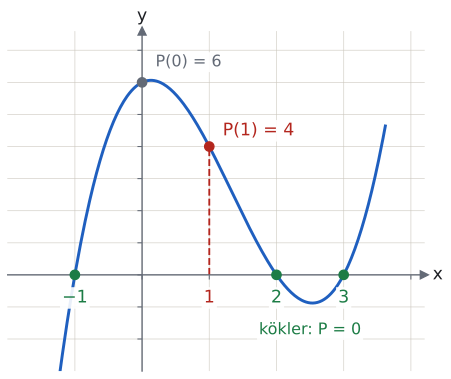

Recreate this plot in Python.
import sys; sys.path.insert(0, "tools")
from cizim import *

# P(x) = x³ − 4x² + x + 6 = (x + 1)(x − 2)(x − 3). Kökler −1, 2, 3 (grafik x eksenini keser).
# P(1) = 4: (x − 1) ile bölümünden kalan, grafiğin x = 1'deki yüksekliği. P(0) = 6 sabit terim.
fig, ax = sekil(5.6, 4.6)
eksenler(ax, x=(-2, 4.2), y=(-3, 7.6))
ax.set_xticks(range(-1, 5)); ax.set_xticklabels(["", "", "", "", "", ""])
ax.set_yticks(range(-2, 8)); ax.set_yticklabels([""] * 10)
xs = np.linspace(-1.42, 3.62, 300); ax.plot(xs, xs**3 - 4 * xs**2 + xs + 6, color=MAVI)
kutu = dict(facecolor="white", edgecolor="none", pad=1.5, alpha=0.9)
for r, t in ((-1, "−1"), (2, "2"), (3, "3")):
    nokta(ax, r, 0, renk=YESIL)
    ax.text(r, -0.45, t, color=YESIL, fontsize=13, ha="center", va="top", bbox=kutu)
ax.text(2.5, -1.85, "kökler: P = 0", color=YESIL, fontsize=12, ha="center", bbox=kutu)
nokta(ax, 1, 4, renk=KIRMIZI)
ax.plot([1, 1], [0, 4], color=KIRMIZI, lw=1.4, ls="--")
ax.text(1, -0.45, "1", color=KIRMIZI, fontsize=13, ha="center", va="top", bbox=kutu)
ax.text(1.2, 4.35, "P(1) = 4", color=KIRMIZI, fontsize=13, bbox=kutu)
nokta(ax, 0, 6, renk=SOLUK)
ax.text(0.2, 6.5, "P(0) = 6", color=SOLUK, fontsize=12, bbox=kutu)
kaydet(fig, __file__)
